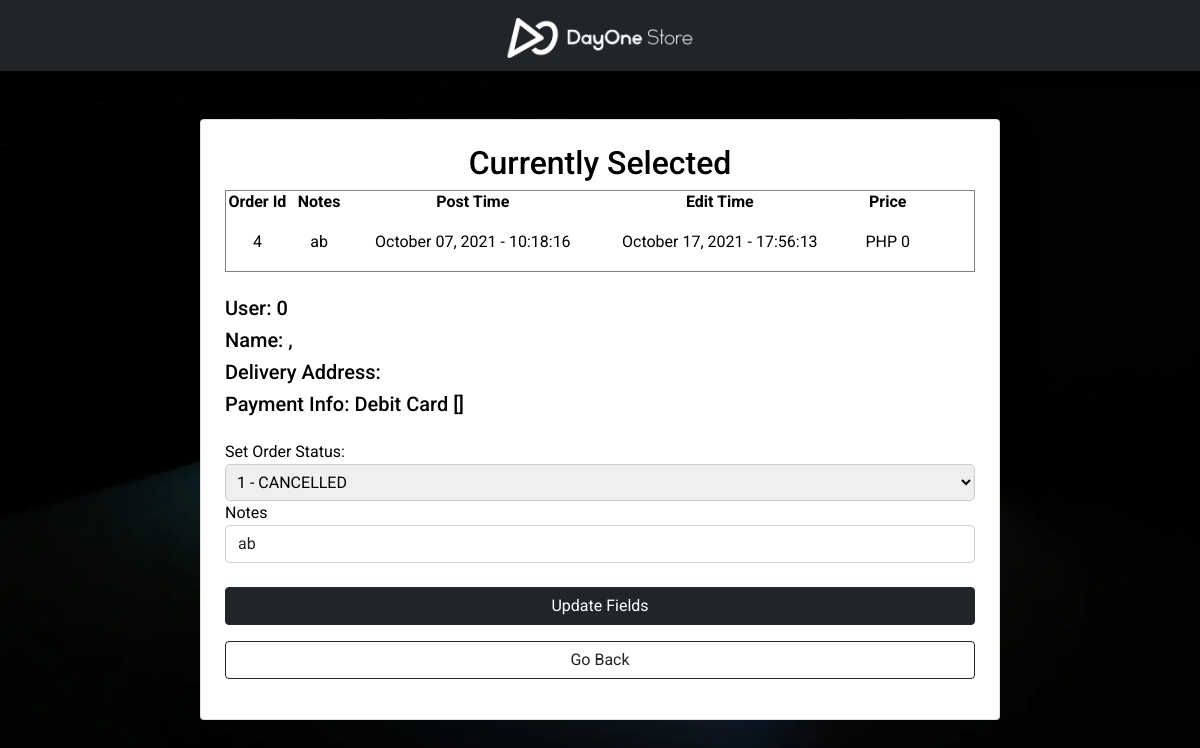
The page /update.php?id=4 (signed in) on the database its author committed.
### tables this page shows
CREATE TABLE `orders` (
  `id` int(11) NOT NULL,
  `notes` text NOT NULL,
  `price` int(11) NOT NULL,
  `date_posted` varchar(30) NOT NULL,
  `time_posted` time NOT NULL,
  `date_edited` varchar(30) NOT NULL,
  `time_edited` time NOT NULL,
  `status` int(11) NOT NULL,
  `user` varchar(50) NOT NULL,
  `address` varchar(400) NOT NULL,
  `fname` varchar(100) NOT NULL,
  `lname` varchar(100) NOT NULL,
  `card` varchar(16) NOT NULL
);

### update.php (the view, shortened to what this page needs)
<html>
<head>
	<link href="bootstrap-5.0.2/css/bootstrap.css" rel="stylesheet" type="text/css">
	<link href="main.css" rel="stylesheet" type="text/css">
</head>
<?php
$id_exists = false;
?>
<body class="homebg">
    <nav class="navbar navbar-dark bg-dark shadow">
      <a class="navbar-brand" href="home.php" style="height:inherit;">
        <img src="images/Store.png" class="navimgwht" height="40px">
      </a>
    </nav>
    <div class="d-flex flex-row justify-content-center">
    	<div class="col-md-8 p-4 m-5 shadow-lg card">
            <h2 align="center">Currently Selected</h2>
            <table border="1px" width="100%">
                <tr>
                    <th>Order Id</th>
                    <th>Notes</th>
                    <th>Post Time</th>
                    <th>Edit Time</th>
                    <th>Price</th>
                </tr>
                <?php
                if(!empty($_GET['id'])) {
                    $id = $_GET['id'];
                    $id_exists = true;
                    $con = mysqli_connect("localhost", "id17778834_root", "-2JrCu|K*@hws%OX", "id17778834_dayonedb") or die(mysqli_error());
                    $sql = "Select * from `orders` where id='$id'";
                    $query = mysqli_query($con, $sql);
                    $count = mysqli_num_rows($query);
                    if($count > 0)
                    {
                        while($row = mysqli_fetch_array($query))
                        {
                            Print "<tr>";
                            Print '<td align="center">'. $row['id'] . "</td>";
                            Print '<td align="center">'. $row['notes'] . "</td>";
                            Print '<td align="center">'. $row['date_posted']. " - ". $row['time_posted']."</td>";
                            Print '<td align="center">'. $row['date_edited']. " - ". $row['time_edited']. "</td>";
                            Print '<td align="center">PHP '. $row['price']. "</td>";
                            Print '<td align="center">'. $row['address']. "</td>";
                            Print "</tr></table><br/>";
                            $notes = $row['notes'];
                            $status = $row['status'];
                            $checkuser = $row['user'];
                            $fname = $row['fname'];
                            $lname = $row['lname'];
                            $address = $row['address'];
                            $card = $row['card'];
                        }
                    }
                    else {
                        $id_exists = false;
                    }
                }
                echo "<h5>User: $checkuser</h5>";
                echo "<h5>Name: $lname, $fname</h5>";
                echo "<h5>Delivery Address: $address</h5>";
                echo "<h5>Payment Info: Debit Card [$card]</h5>";
                ?>
                <form class="form-group mt-3" method="POST" action="update.php">
                <?php
                if($id_exists) {
                    echo '
                    <label>Set Order Status:</label>
                    <select name="status" required>';
                    switch($status){
                      case 1:
                      echo '
                      <option value="0">0 - PROCESSING</option>
                      <option value="1" selected>1 - CANCELLED</option>
                      <option value="2">2 - CONFIRMED</option>
                      <option value="3">3 - ON THE WAY</option>
                      <option value="4">4 - DELIVERED</option>
                      ';
                      break;
                    }
                    echo '</select><br>';
                    echo '
                    <label>Notes</label>
                    <input type="text" class="form-control" name="notes" value="' . $notes . '" rows="1">
                    </input>
                    ';
                }
                else
                {
                    Print '<h4 align="center">There is no data to be edited.</h4>';
                }
                ?>
                <input type="submit" class="mt-4 btn btn-dark" style="width:100%" value="Update Fields" name="Checkout"></input>
            </form>
            <form action="adminpurchase.php" method="">
              <input type="submit" class="btn btn-outline-dark" style="width:100%" value="Go Back"></input>
            </form>
        </div>
    </div>
</body>
</html>

### main.css (style rules this page uses)
a { text-decoration:none; color:black; }
th { border:none; text-align:center; }
tr { border-style:none; }
td { padding:20px; }
.navbar-brand { transform: translateX(-50%); left: 50%; position: relative; }
img { pointer-events: none; }
.navimgwht { margin-top:5px; filter: brightness(10); }
.homebg { background-image:url("images/laptopbg.webp"); background-attachment: fixed; background-size:cover; background-color: black; min-height:100vh; }
body { color:black; min-height:100vh; font-family:Roboto,Arial,Verdana,Century Gothic; font-weight:400; background-color:white; min-height:100vh; }
select { width:100%; padding:7px; border-color:#cccccc; border-radius:5px; }

### rows shown on the page
orders: id "4", notes "ab", date_posted "October 07, 2021", time_posted "10:18:16", date_edited "October 17, 2021", time_edited "17:56:13", price "0", user "0", status "1 - CANCELLED"
